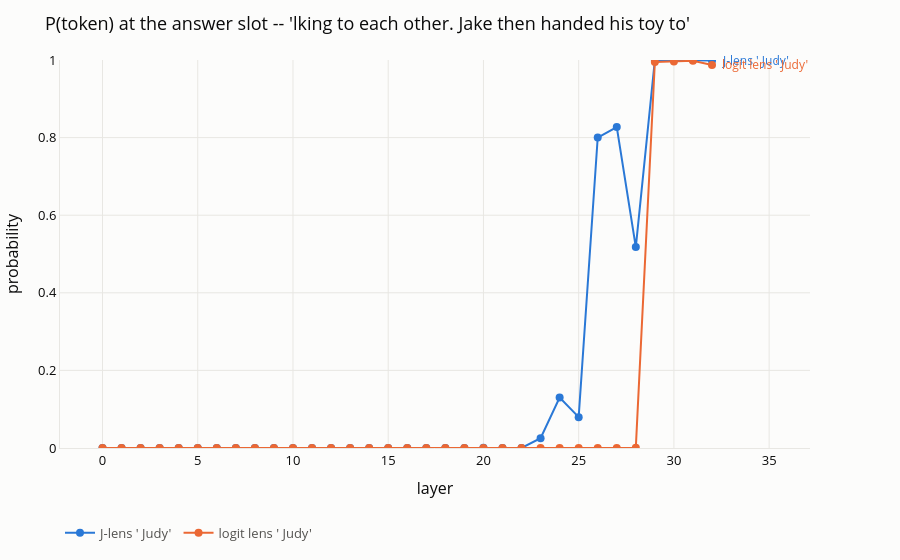

Write notebook code for a chart like this one.
### Markdown cell above
## 1. Smoke test — the Judy prompt

01's V1 prompt, verbatim, through the imported `Reader` rather than through 07's inline
copy. `" Judy"` is a name sitting in plain sight two clauses back: **copy, not compute**,
the easiest thing this lens will ever be asked to do.

Its only job is attribution. If Judy reads and section 5 does not, the instrument works
and section 5 found something. If Judy does not read, the lens or the wrapper is broken
and nothing below means anything.

### Code cell
JUDY = "Jake and Judy were talking to each other. Jake then handed his toy to"

judy_out = reader.probe(JUDY, tokens=" Judy")
judy_layers = reader.hits(JUDY, " Judy", probs=judy_out)
print(f"\n' Judy' in the J-lens top-5 at layers: {judy_layers or 'never'}")

if not [l for l in judy_layers if l >= reader.n_layers // 2]:
    print("!! the lens cannot read the easiest prompt there is. Check the lens file "
          "and reader.layers before trusting anything below.")

### Figure 1 — Plotly figure (JSON) as saved in the notebook; plotly's stock layout.template omitted (floating-point values rounded to 4 significant figures)
{"data": [{"hovertemplate": "J-lens ' Judy'<br>layer %{x}<br>%{y:.3f}<extra></extra>", "line": {"color": "#2a78d6", "width": 2}, "marker": {"color": "#2a78d6", "size": 8}, "mode": "lines+markers", "name": "J-lens ' Judy'", "type": "scatter", "x": [0, 1, 2, 3, 4, 5, 6, 7, 8, 9, 10, 11, 12, 13, 14, 15, 16, 17, 18, 19, 20, 21, 22, 23, 24, 25, 26, 27, 28, 29, 30, 31, 32], "y": [6.303e-22, 1.336e-16, 2.158e-17, 2.33e-21, 3.697e-21, 1.97e-24, 3.846e-17, 2.047e-16, 4.159e-17, 1.435e-14, 1.229e-17, 1.053e-20, 1.242e-16, 1.916e-10, 7.99e-06, 7.514e-06, 1.967e-05, 2.488e-06, 2.737e-06, 1.614e-05, 0.0004068, 0.0001041, 9.711e-05, 0.02513, 0.1299, 0.07956, 0.8002, 0.8273, 0.5179, 0.9999, 0.9998, 0.9997, 0.9988]}, {"hovertemplate": "logit lens ' Judy'<br>layer %{x}<br>%{y:.3f}<extra></extra>", "line": {"color": "#eb6834", "width": 2}, "marker": {"color": "#eb6834", "size": 8}, "mode": "lines+markers", "name": "logit lens ' Judy'", "type": "scatter", "x": [0, 1, 2, 3, 4, 5, 6, 7, 8, 9, 10, 11, 12, 13, 14, 15, 16, 17, 18, 19, 20, 21, 22, 23, 24, 25, 26, 27, 28, 29, 30, 31, 32], "y": [2.719e-43, 4.204e-45, 2.973e-35, 8.842e-25, 1.33e-14, 2.631e-13, 1.434e-11, 4.738e-09, 3.11e-07, 4.034e-07, 9.275e-07, 1.11e-06, 1.397e-06, 2.092e-06, 2.395e-06, 2.093e-06, 3.347e-06, 2.592e-06, 4.296e-06, 4.484e-06, 2.035e-06, 1.033e-06, 2.809e-08, 8.796e-07, 2.359e-05, 1.888e-06, 0.0002144, 0.0003113, 0.0007705, 0.995, 0.9964, 0.9979, 0.9873]}], "layout": {"annotations": [{"font": {"color": "#2a78d6", "size": 12}, "showarrow": false, "text": "J-lens ' Judy'", "x": 32, "xanchor": "left", "xshift": 8, "y": 0.9988}, {"font": {"color": "#eb6834", "size": 12}, "showarrow": false, "text": "logit lens ' Judy'", "x": 32, "xanchor": "left", "xshift": 8, "y": 0.9873}], "font": {"color": "#0b0b0b", "size": 13}, "legend": {"font": {"color": "#52514e"}, "orientation": "h", "x": 0, "y": -0.18}, "margin": {"b": 50, "l": 60, "r": 90, "t": 60}, "paper_bgcolor": "#fcfcfb", "plot_bgcolor": "#fcfcfb", "title": {"text": "P(token) at the answer slot -- 'lking to each other. Jake then handed his toy to'"}, "xaxis": {"gridcolor": "#e8e7e3", "linecolor": "#e8e7e3", "title": {"text": "layer"}, "zeroline": false}, "yaxis": {"gridcolor": "#e8e7e3", "linecolor": "#e8e7e3", "range": [0, 1], "title": {"text": "probability"}, "zeroline": false}}}
